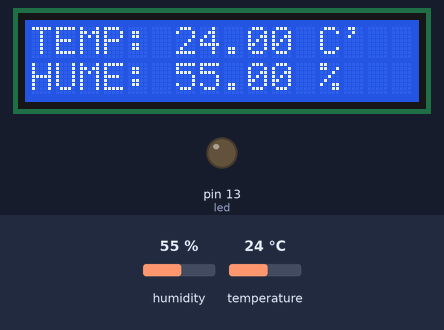
A sketch run on a simulated Arduino Uno, built with avr-gcc and run on an emulated ATmega328P. On the bench: 16×2 character LCD, output pins drawn as LEDs (lit = HIGH). Wiring (inferred from the names in the program): DHT11 sensor: data pin 14. Dashed ring = blinking. Inputs (shaded band) come from the test bench; at power-on: temperature 24 °C, humidity 55 %.

Above: at 1.2 s.
1.3 s: temperature set to 21 °C
At 3.4 s:
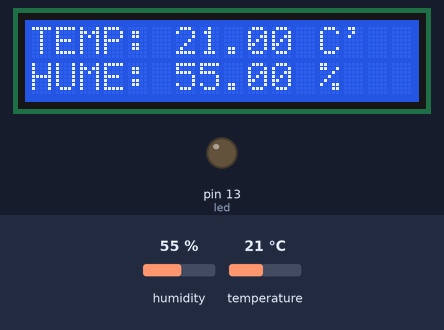
4.7 s: temperature set to 18 °C
At 6.0 s:
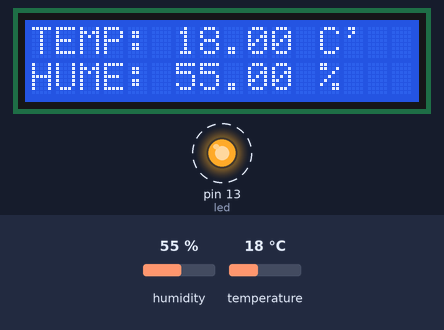
11.6 s: humidity set to 22 %
At 13.9 s:
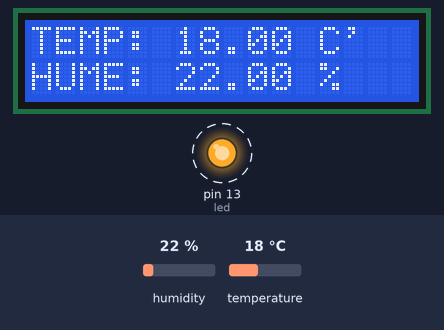
15.8 s: humidity set to 40 %
At 19.1 s:
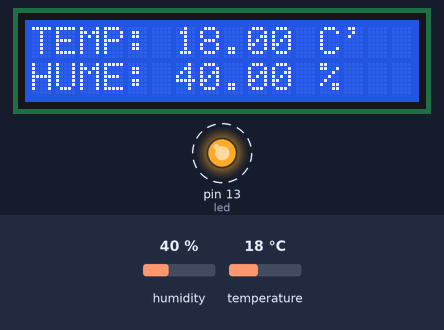
Timing chart, 0 to 21.9 s (numbered marks = the images above; inputs shaded):
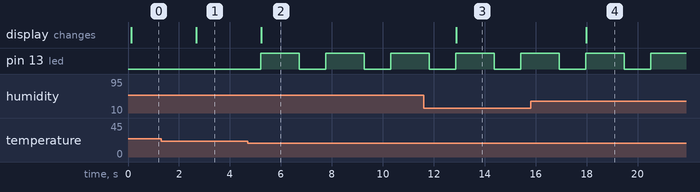

The sketch:

prueba_sensor.ino
```cpp
#include <DHT.h>
#include <DHT_U.h>
#include <LiquidCrystal_I2C.h> // Libreria LCD_I2C
#define DHTPIN 14
#define DHTTYPE DHT11
LiquidCrystal_I2C lcd(0x27,16,2);
DHT dht(DHTPIN, DHTTYPE);
const int led = 13;

void setup() {
  pinMode(led, OUTPUT);
  dht.begin();
  lcd.init();
  lcd.backlight();
  lcd.clear();
}

void loop() {

  float h = dht.readHumidity();
  float t = dht.readTemperature();
  lcd.setCursor(0,0);
  lcd.print("TEMP: ");
  lcd.print(t);
  if(t < 20.00 || t > 28.00){
    digitalWrite(led, HIGH);
  }
  lcd.print(" C'");
  lcd.setCursor (0,1);
  lcd.print("HUME: ");
  lcd.print(h);
  lcd.print(" %");
  delay(1500);
  digitalWrite(led, LOW);
  delay(1000);
}
```

Measured:
- the behaviour switches between 20 and 19 °C on temperature (found by bisection; images 1 and 2)
- after the input at 1.3 s, the display: changes after 1.4 s (image 1)
- after the input at 4.7 s, pin 13 (led): alternates HIGH for 1.5 s and LOW for 1.0 s, starting after 0.51 s; the display: changes after 0.52 s (image 2)
- after the input at 11.6 s, the display: changes after 1.3 s (image 3)
- after the input at 15.8 s, the display: changes after 2.2 s (image 4)
